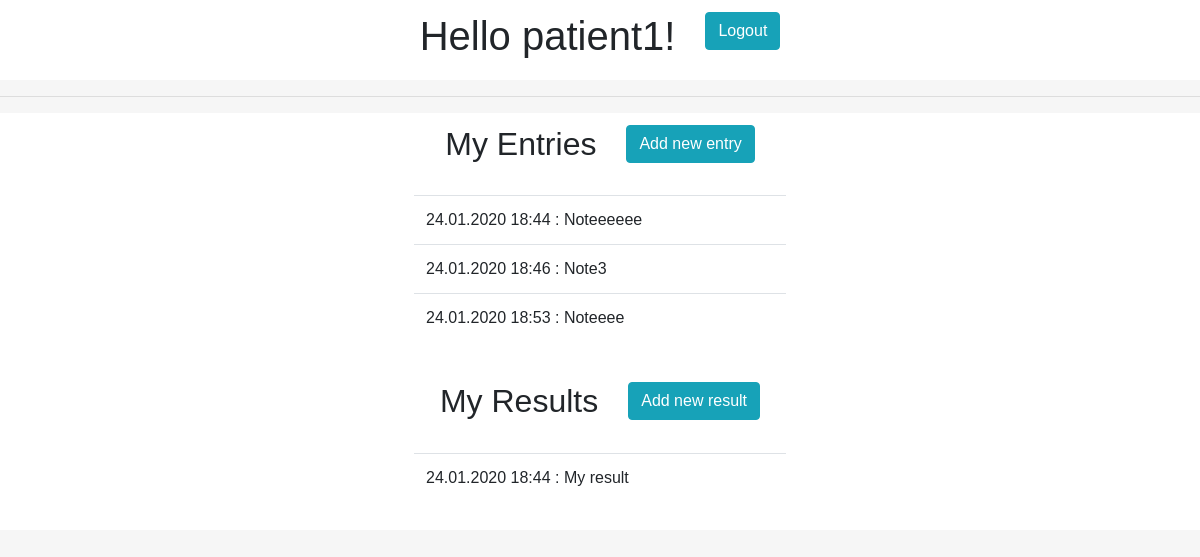
Screenshot of / (signed in) with the database file from the repository.
### web_registry/models.py (models this page shows)
class Entry(models.Model):
    date = models.DateTimeField("Date", default=datetime.datetime.now)
    CHOICES = [('N', 'Note'),
               ('R', 'Results')]
    entry_type = models.TextField(max_length=1, choices=CHOICES, blank=True)
    value = models.TextField(max_length=1000, blank=True)
    upload = models.ImageField(upload_to='upload/', blank=True)
    patient = models.ForeignKey(Patient, on_delete=models.CASCADE, blank=True, null=True)
    def __str__(self):
        return "%s : %s" % (self.date.strftime("%d.%m.%Y %H:%M"), self.value)

### web_registry/views.py (the view)
# urls.py: path('', views.index, name='index'),
@login_required
def index(request):
    context = {}
    if request.user.profile.is_doctor():
        context['header'] = "Doctor's portal"
        context['patient_list'] = []
        for x in Patient.objects.filter(doctor=request.user.profile.doctor):
            context['patient_list'].append(x.profile.user.username)
        return render(request, 'doctor_index.html', context)
    else:
        context['header'] = "Patient's portal"
        context['patient_entries_n'] = []
        context['patient_entries_r'] = []
        for x in Entry.objects.filter(patient=request.user.profile.patient):
            if x.entry_type == 'N':
                context['patient_entries_n'].append(x)
            else:
                context['patient_entries_r'].append(x)
        return render(request, 'patient_index.html', context)

### users/models.py (called while the page is built)
    def is_doctor(self):
        if self.account_type == 'D':
            return True
        else:
            return False

### web_registry/templates/patient_index.html (shortened to what this page needs)
{% extends 'base.html' %}
{% block content %}
<div class="row justify-content-md-center login_form">
  <div class="col col-md-auto"><h2>My Entries</h2></div>
  <div class="col col-md-auto"><a href="{% url 'new_entry' %}" class="btn btn-info" role="button">Add new entry</a></div>
</div>
<div class="row justify-content-md-center login_form">
        <div class="col col-md-4"><table class="table">
            <tbody>
                {% for record in patient_entries_n %}
                  <tr><td>{{record}}</td></tr>
                {% endfor %}
            </tbody>
        </table></div>
    </div>
<div class="row justify-content-md-center login_form">
  <div class="col col-md-auto"><h2>My Results</h2></div>
  <div class="col col-md-auto"><a href="{% url 'new_entry' %}" class="btn btn-info" role="button">Add new result</a></div>
</div>
<div class="row justify-content-md-center login_form">
        <div class="col col-md-4"><table class="table">
            <tbody>
                {% for record in patient_entries_r %}
                  <tr><td>{{record}}</td></tr>
                {% endfor %}
            </tbody>
        </table></div>
    </div>
{% endblock %}

### web_registry/templates/base.html (shortened to what this page needs)
<!DOCTYPE html>
<html>
<head>
  {% load static %}
  <link rel="stylesheet" href="https://stackpath.bootstrapcdn.com/bootstrap/4.1.3/css/bootstrap.min.css">
    <link rel="stylesheet" type="text/css" href="{% static 'style.css' %}">
</head>
<body>
  <main>
      {% if user.is_authenticated %}
<div class="'container">
    <div class="row justify-content-md-center login_form">
        <div class="col col-md-auto"><h1>Hello {{ user.username }}!</h1></div>
        <div class="col col-md-auto"><a href="{% url 'logout' %}" class="btn btn-info" role="button">Logout</a></div>
    </div>
    <hr>
    {% endif %}
    {% block content %}
    {% endblock %}
        </div>
  </main>
</body>
</html>

### static/style.css (style rules this page uses)
html, body { background-color: #f6f6f6; font-family: "Poppins", sans-serif; height: 100% !important; }
main, .row { height: inherit; }
.login_form { background-color: white; padding: 1%; }

### rows the page displays
Entry: date+value "24.01.2020 18:44 : Noteeeeee"
Entry: date+value "24.01.2020 18:46 : Note3"
Entry: date+value "24.01.2020 18:53 : Noteeee"
Entry: date+value "24.01.2020 18:44 : My result"

### other values shown
{{ user.username }} "patient1"
